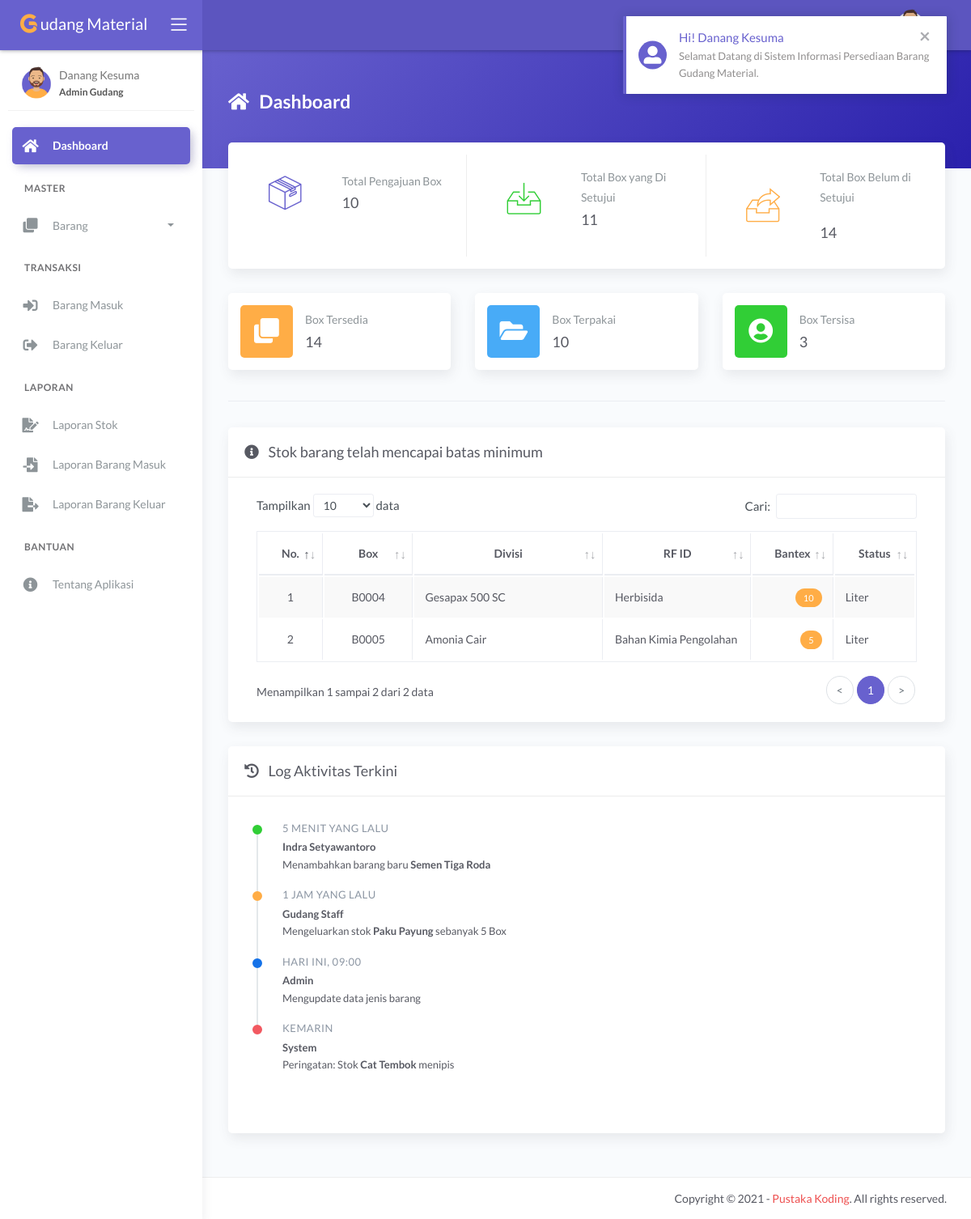
The page /main.php?module=dashboard&pesan=1 (signed in) on the database its author committed.
### tables this page shows
CREATE TABLE `tbl_barang` (
  `id_barang` varchar(5) NOT NULL,
  `nama_barang` varchar(100) NOT NULL,
  `jenis` int(11) NOT NULL,
  `stok_minimum` int(11) NOT NULL,
  `stok` int(11) NOT NULL DEFAULT '0',
  `satuan` int(11) NOT NULL,
  `foto` varchar(100) DEFAULT NULL
);

CREATE TABLE `tbl_jenis` (
  `id_jenis` int(11) NOT NULL,
  `nama_jenis` varchar(50) NOT NULL
);

CREATE TABLE `tbl_satuan` (
  `id_satuan` int(11) NOT NULL,
  `nama_satuan` varchar(30) NOT NULL
);

### modules/dashboard/tampil_data.php (the view, shortened to what this page needs)
<?php
if (basename($_SERVER['PHP_SELF']) === basename(__FILE__)) {
    header('location: 404.html');
}
else {
    if (isset($_GET['pesan'])) {
        if ($_GET['pesan'] == 1) {
            echo '  <div class="alert alert-notify alert-secondary alert-dismissible fade show" role="alert">
                        <span data-notify="icon" class="fas fa-user-alt"></span>
                        <span data-notify="title" class="text-secondary">Hi! ' . $_SESSION['nama_user'] . '</span>
                        <span data-notify="message">Selamat Datang di Sistem Informasi Persediaan Barang Gudang Material.</span>
                        <button type="button" class="close" data-dismiss="alert" aria-label="Close">
                            <span aria-hidden="true">&times;</span>
                        </button>
                    </div>';
        }
    }
?>
    <div class="panel-header bg-secondary-gradient">
        <div class="page-inner py-5">
            <div class="d-flex align-items-left align-items-md-top flex-column flex-md-row">
                <div class="page-header text-white">
                    <h4 class="page-title text-white"><i class="fas fa-home mr-2"></i> Dashboard</h4>
                </div>
            </div>
        </div>
    </div>
    <div class="page-inner mt--5">
        <div class="row row-card-no-pd mt--2">
            <div class="col-sm-12 col-md-4">
                <div class="card card-stats card-round">
                    <div class="card-body ">
                        <div class="row">
                            <div class="col-5">
                                <div class="icon-big2 text-center">
                                    <i class="flaticon-box-2 text-secondary"></i>
                                </div>
                            </div>
                            <div class="col-7 col-stats">
                                <div class="numbers">
                                    <p class="card-category">Total Pengajuan Box</p>
                                    <?php
                                    $query = mysqli_query($mysqli, "SELECT * FROM tbl_barang")
                                                                    or die('Ada kesalahan pada query jumlah data barang : ' . mysqli_error($mysqli));
                                    $jumlah_barang = mysqli_num_rows($query);
                                    ?>
                                    <h4 class="card-title"><?php echo number_format($jumlah_barang, 0, '', '.'); ?></h4>
                                </div>
                            </div>
                        </div>
                    </div>
                </div>
            </div>
            <div class="col-sm-12 col-md-4">
                <div class="card card-stats card-round">
                    <div class="card-body ">
                        <div class="row">
                            <div class="col-5">
                                <div class="icon-big2 text-center">
                                    <i class="flaticon-inbox text-success"></i>
                                </div>
                            </div>
                            <div class="col-7 col-stats">
                                <div class="numbers">
                                    <p class="card-category">Total Box yang Di Setujui</p>
                                    <?php
                                    $query = mysqli_query($mysqli, "SELECT * FROM tbl_barang_masuk")
                                                                    or die('Ada kesalahan pada query jumlah data barang masuk : ' . mysqli_error($mysqli));
                                    $jumlah_barang_masuk = mysqli_num_rows($query);
                                    ?>
                                    <h4 class="card-title"><?php echo number_format($jumlah_barang_masuk, 0, '', '.'); ?></h4>
                                </div>
                            </div>
                        </div>
                    </div>
                </div>
            </div>
            <div class="col-sm-12 col-md-4">
                <div class="card card-stats card-round">
                    <div class="card-body">
                        <div class="row">
                            <div class="col-5">
                                <div class="icon-big2 text-center">
                                    <i class="flaticon-archive text-warning"></i>
                                </div>
                            </div>
                            <div class="col-7 col-stats">
                                <div class="numbers">
                                    <p class="card-category">Total Box Belum di Setujui<p>
                                    <?php
                                    $query = mysqli_query($mysqli, "SELECT * FROM tbl_barang_keluar")
                                                                    or die('Ada kesalahan pada query jumlah data barang keluar : ' . mysqli_error($mysqli));
                                    $jumlah_barang_keluar = mysqli_num_rows($query);
                                    ?>
                                    <h4 class="card-title"><?php echo number_format($jumlah_barang_keluar, 0, '', '.'); ?></h4>
                                </div>
                            </div>
                        </div>
                    </div>
                </div>
            </div>
        </div>
        <?php
        if ($_SESSION['hak_akses'] != 'Kepala Gudang') { ?>
            <div class="row">
                <div class="col-sm-12 col-md-4">
                    <div class="card card-stats card-round">
                        <div class="card-body ">
                            <div class="row align-items-center">
                                <div class="col-icon">
                                    <div class="icon-big text-center icon-warning bubble-shadow-small">
                                        <i class="fas fa-clone"></i>
                                    </div>
                                </div>
                                <div class="col col-stats ml-3 ml-sm-0">
                                    <div class="numbers">
                                        <p class="card-category">Box Tersedia</p>
                                        <?php
                                        $query = mysqli_query($mysqli, "SELECT * FROM tbl_jenis")
                                                                        or die('Ada kesalahan pada query jumlah data jenis barang : ' . mysqli_error($mysqli));
                                        $jumlah_jenis_barang = mysqli_num_rows($query);
                                        ?>
                                        <h4 class="card-title"><?php echo number_format($jumlah_jenis_barang, 0, '', '.'); ?></h4>
                                    </div>
                                </div>
                            </div>
                        </div>
                    </div>
                </div>
                <div class="col-sm-12 col-md-4">
                    <div class="card card-stats card-round">
                        <div class="card-body">
                            <div class="row align-items-center">
                                <div class="col-icon">
                                    <div class="icon-big text-center icon-info bubble-shadow-small">
                                        <i class="fas fa-folder-open"></i>
                                    </div>
                                </div>
                                <div class="col col-stats ml-3 ml-sm-0">
                                    <div class="numbers">
                                        <p class="card-category">Box Terpakai</p>
                                        <?php
                                        $query = mysqli_query($mysqli, "SELECT * FROM tbl_satuan")
                                                                        or die('Ada kesalahan pada query jumlah data satuan : ' . mysqli_error($mysqli));
                                        $jumlah_satuan = mysqli_num_rows($query);
                                        ?>
                                        <h4 class="card-title"><?php echo number_format($jumlah_satuan, 0, '', '.'); ?></h4>
                                    </div>
                                </div>
                            </div>
                        </div>
                    </div>
                </div>
                <div class="col-sm-12 col-md-4">
                    <div class="card card-stats card-round">
                        <div class="card-body">
                            <div class="row align-items-center">
                                <div class="col-icon">
                                    <div class="icon-big text-center icon-success bubble-shadow-small">
                                        <i class="fas fa-user-circle"></i>
                                    </div>
                                </div>
                                <div class="col col-stats ml-3 ml-sm-0">
                                    <div class="numbers">
                                        <p class="card-category">Box Tersisa</p>
                                        <?php
                                        $query = mysqli_query($mysqli, "SELECT * FROM tbl_user")
                                                                        or die('Ada kesalahan pada query jumlah data user : ' . mysqli_error($mysqli));
                                        $jumlah_user = mysqli_num_rows($query);
                                        ?>
                                        <h4 class="card-title"><?php echo number_format($jumlah_user, 0, '', '.'); ?></h4>
                                    </div>
                                </div>
                            </div>
                        </div>
                    </div>
                </div>
            </div>
            <hr class="mt-2 pb-3">
        <?php } ?>
        <div class="card">
            <div class="card-header">
                <div class="card-title"><i class="fas fa-info-circle mr-2"></i> Stok barang telah mencapai batas minimum</div>
            </div>
            <div class="card-body">
                <div class="table-responsive">
                    <table id="basic-datatables" class="display table table-bordered table-striped table-hover">
                        <thead>
                            <tr>
                                <th class="text-center">No.</th>
                                <th class="text-center">Box</th>
                                <th class="text-center">Divisi</th>
                                <th class="text-center">RF ID</th>
                                <th class="text-center">Bantex</th>
                                <th class="text-center">Status</th>
                            </tr>
                        </thead>
                        <tbody>
                            <?php
                            $no = 1;
                            $query = mysqli_query($mysqli, "SELECT a.id_barang, a.nama_barang, a.jenis, a.stok_minimum, a.stok, a.satuan, b.nama_jenis, c.nama_satuan
                                                            FROM tbl_barang as a INNER JOIN tbl_jenis as b INNER JOIN tbl_satuan as c
                                                            ON a.jenis=b.id_jenis AND a.satuan=c.id_satuan
                                                            WHERE a.stok<=a.stok_minimum ORDER BY a.id_barang ASC")
                                                            or die('Ada kesalahan pada query tampil data : ' . mysqli_error($mysqli));
                            while ($data = mysqli_fetch_assoc($query)) { ?>
                                <tr>
                                    <td width="50" class="text-center"><?php echo $no++; ?></td>
                                    <td width="80" class="text-center"><?php echo $data['id_barang']; ?></td>
                                    <td width="200"><?php echo $data['nama_barang']; ?></td>
                                    <td width="150"><?php echo $data['nama_jenis']; ?></td>
                                    <td width="70" class="text-right"><span class="badge badge-warning"><?php echo $data['stok']; ?></span></td>
                                    <td width="70"><?php echo $data['nama_satuan']; ?></td>
                                </tr>
                            <?php } ?>
                        </tbody>
                    </table>
                </div>
            </div>
        </div>
        <div class="row">
    <div class="col-md-12">
        <div class="card">
            <div class="card-header">
                <div class="card-title">
                    <i class="fas fa-history mr-2"></i> Log Aktivitas Terkini
                </div>
            </div>
            <div class="card-body">
                <ol class="activity-feed">
                    <?php
                    $dummy_logs = [
                        ['user' => 'Indra Setyawantoro', 'aksi' => 'Menambahkan barang baru <b>Semen Tiga Roda</b>', 'waktu' => '5 menit yang lalu', 'color' => 'success'],
                        ['user' => 'Gudang Staff', 'aksi' => 'Mengeluarkan stok <b>Paku Payung</b> sebanyak 5 Box', 'waktu' => '1 jam yang lalu', 'color' => 'warning'],
                        ['user' => 'Admin', 'aksi' => 'Mengupdate data jenis barang', 'waktu' => 'Hari ini, 09:00', 'color' => 'primary'],
                        ['user' => 'System', 'aksi' => 'Peringatan: Stok <b>Cat Tembok</b> menipis', 'waktu' => 'Kemarin', 'color' => 'danger']
                    ];
                    foreach ($dummy_logs as $log) {
                    ?>
                    <li class="feed-item feed-item-<?php echo $log['color']; ?>">
                        <time class="date" datetime="9-25"><?php echo $log['waktu']; ?></time>
                        <span class="text">
                            <strong><?php echo $log['user']; ?></strong> <br>
                            <?php echo $log['aksi']; ?>
                        </span>
                    </li>
                    <?php }
                    ?>
                </ol>
            </div>
        </div>
    </div>
</div>
    </div>
<?php } ?>

### modules/dashboard/tampil_data.php (style rules this page uses)
.activity-feed { padding: 15px; list-style: none; }
.feed-item { position: relative; padding-bottom: 20px; padding-left: 30px; border-left: 2px solid #e4e8eb; }
.feed-item:last-child { border-color: transparent; }
.feed-item::after { content: ""; display: block; position: absolute; top: 0; left: -6px; width: 10px; height: 10px; border-radius: 50%; background: #fff; border: 2px solid; }
.feed-item-success::after { border-color: #31ce36; background: #31ce36; }
.feed-item-warning::after { border-color: #ffad46; background: #ffad46; }
.feed-item-danger::after { border-color: #f25961; background: #f25961; }
.feed-item-primary::after { border-color: #1572e8; background: #1572e8; }
.feed-item .date { display: block; position: relative; top: -5px; color: #8d9498; text-transform: uppercase; font-size: 11px; letter-spacing: 0.5px; }
.feed-item .text { position: relative; top: -3px; font-size: 13px; }

### rows shown on the page
tbl_barang: id_barang "B0004", nama_barang "Gesapax 500 SC", tbl_jenis.nama_jenis "Herbisida", stok "10", tbl_satuan.nama_satuan "Liter"
tbl_barang: id_barang "B0005", nama_barang "Amonia Cair", tbl_jenis.nama_jenis "Bahan Kimia Pengolahan", stok "5", tbl_satuan.nama_satuan "Liter"

### other values the page prints
$_SESSION['nama_user'] "Danang Kesuma"
$_SESSION['hak_akses'] "Admin Gudang"
$jumlah_barang "10"
$jumlah_barang_masuk "11"
$jumlah_barang_keluar "14"
$jumlah_jenis_barang "14"
$jumlah_satuan "10"
$jumlah_user "3"
$log['waktu'] "5 MENIT YANG LALU"
$log['user'] "Indra Setyawantoro"
$log['aksi'] "Menambahkan barang baru Semen Tiga Roda"
$log['waktu'] "1 JAM YANG LALU"
$log['user'] "Gudang Staff"
$log['aksi'] "Mengeluarkan stok Paku Payung sebanyak 5 Box"
$log['waktu'] "HARI INI, 09:00"
